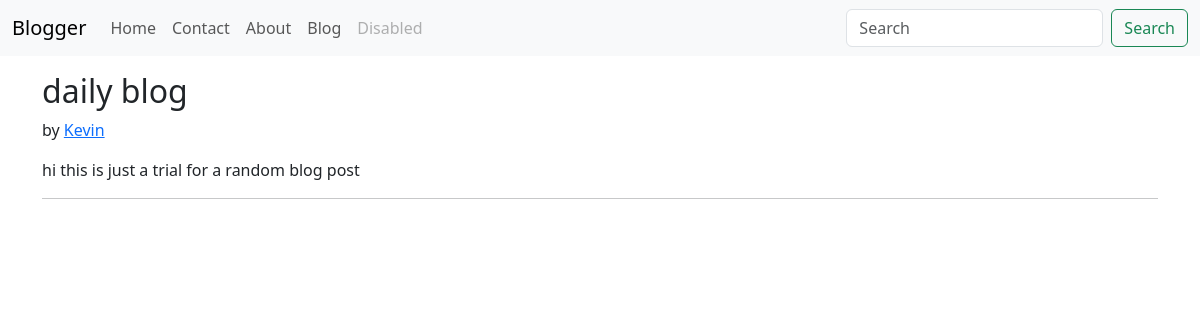
Page /blog/random/ on the committed database.
### blog/models.py (models this page shows, shortened)
class post(models.Model):
    Sno = models.AutoField(primary_key=True)
    author = models.CharField(max_length=100)
    title = models.CharField(max_length=150)
    slug = models.CharField(max_length=40)
    timestamp = models.DateTimeField(blank=True)
    content = models.TextField()

### blog/views.py (the view)
# urls.py: path('<slug:slug>/', views.blogpost, name='blogpost'),
def blogpost(request, slug):
    post1 = get_object_or_404(post, slug=slug)
    context = {"post": post1}
    return render(request, 'blog/blogpost.html', context)

### templates/blog/blogpost.html (shortened to what this page needs)
{% extends "base.html" %}
{% block body %}
<div class="container my-3">
  <div class="blog-post">
    <h2 class="blog-post-title">{{ post.title }}</h2>
    <p class="blog-post-meta">
      {{ post.datetime }} by <a href="#">{{ post.author }}</a>
    </p>
    <p>{{ post.content }}</p>
    <hr />
  </div>
</div>
{% endblock body %}

### rows in the picture
post: title "daily blog", author "Kevin", content "hi this is just a trial for a random blog post"
